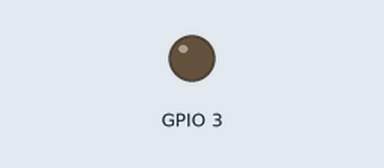
Simulated run of this program. Board: Raspberry Pi (BCM pin numbers). Shown: output pins drawn as LEDs (lit = HIGH). Dashed ring = blinking.

Above: at 1.0 s.
At 2.5 s:
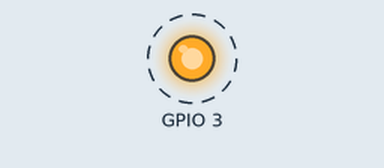
Timing chart, 0 to 4.6 s (numbered marks = the images above):
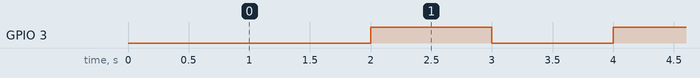

Measured:
- by itself, GPIO 3: alternates HIGH for 1.0 s and LOW for 1.0 s

The program:

lab8.py
```python
import RPi.GPIO as GPIO
import time

GPIO.setmode(GPIO.BCM)
GPIO.setup(3,GPIO.OUT,initial=GPIO.LOW)

toggle_1=0

def print_thread():
    while True:
        global toggle_1
        time.sleep(1)
        GPIO.output(3,toggle_1)
        toggle_1= toggle_1 ^ 1


print_thread()
```
